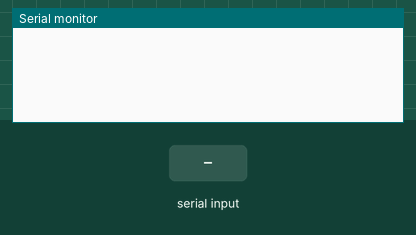
This sketch was run on a simulated Arduino Uno, built with avr-gcc and run on an emulated ATmega328P. On the bench: the last lines printed to the serial monitor. Inputs (shaded band) come from the test bench.

Above: at 1.2 s.
1.3 s: "90,45\n" received over Serial
At 1.8 s:
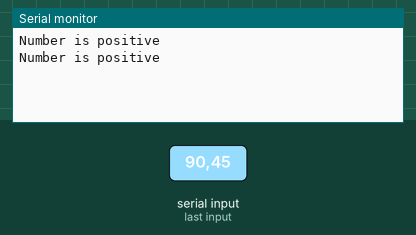
At 3.1 s:
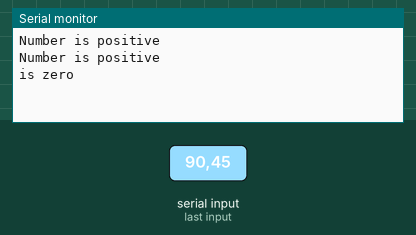

The sketch:

finding_negtive_and_positive_number.ino
```cpp
// C++ code
//
void setup()
{
  Serial.begin(9600);
}

void loop()
{

  if(Serial.available()>0)
  {
    int number=Serial.parseInt();
    if(number>0)
    {
      Serial.println("Number is positive");

    }
    else if(number<0)
    {
     Serial.println("Number is negative");
    }
    else
    {
      Serial.print("is zero");
    }
  }
}
```

Measured:
- after the input at 1.3 s, the serial monitor: prints a new line at once (image 1)
